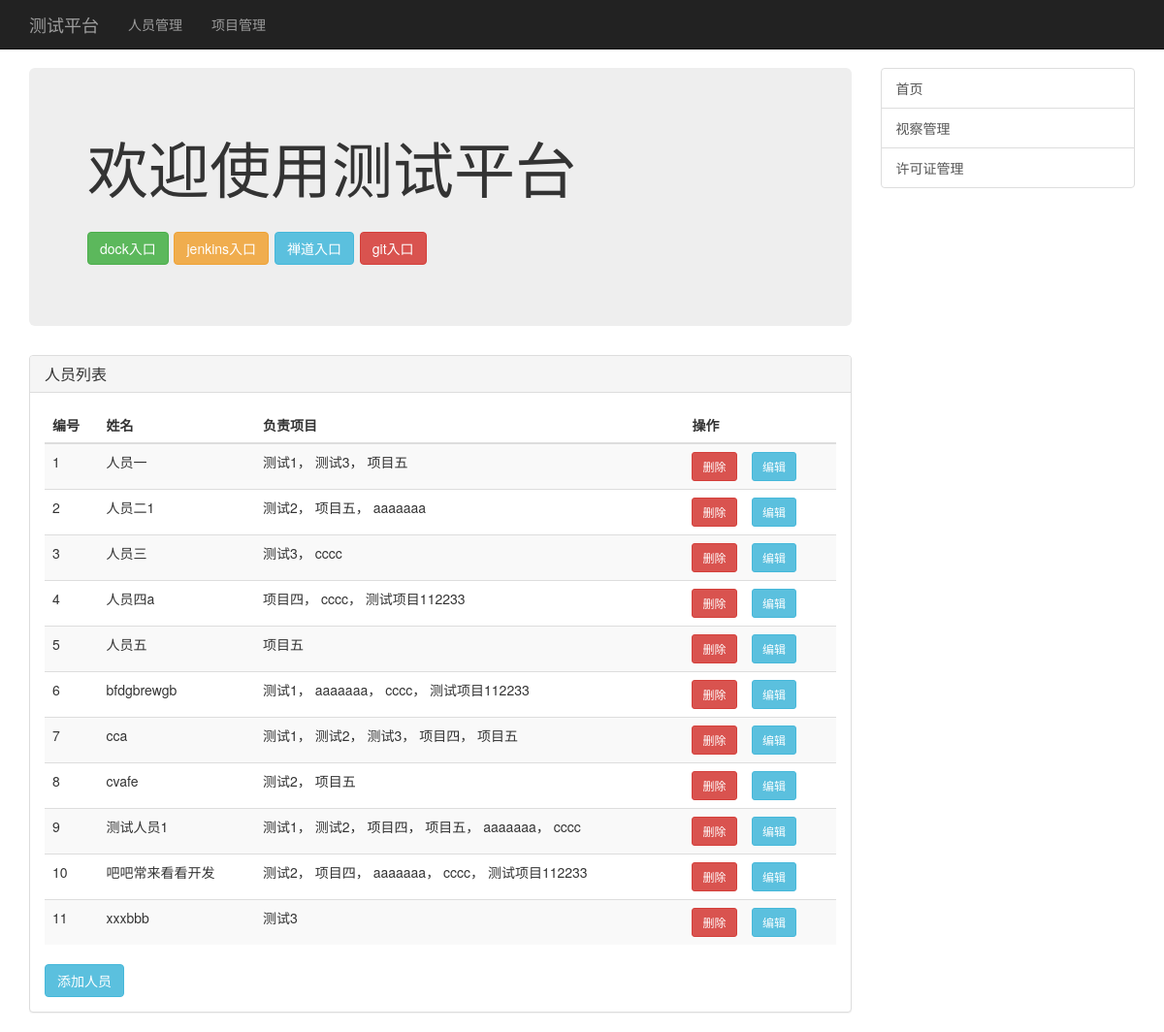
Page /person/index/ on the committed database.
### Person/models.py (models this page shows)
class Person(models.Model):
    person_name = models.CharField(max_length=16)           #人员
    person_is_del = models.BooleanField(default=False)      #逻辑删除
    person_project = models.ManyToManyField('Project.Project')  #多对对关系，关联项目表

### Project/models.py (models this page shows)
class Project(models.Model):
    project_name = models.CharField(max_length=128)
    project_is_del = models.BooleanField(default=False)

### Person/views.py (the view)
# urls.py: path('index/',views.index,name='index'),
def index(request):
    persons = models.Person.objects.filter(person_is_del=False)
    return render(request,'person/person_list.html',context=locals())

### templates/person/person_list.html (shortened to what this page needs)
{% extends 'person/person_base.html' %}
{% block tabletitle %}
    人员列表
{% endblock %}
{% block table_person %}
    <table class="table table-striped table-hover">
        <thead>
        <tr>
            <th>编号</th>
            <th>姓名</th>
            <th>负责项目</th>
            <th>操作</th>
        </tr>
        </thead>
        <tbody>
        {% for person in persons %}
            <tr>
                <td>{{ forloop.counter }}</td>
                <td>{{ person.person_name }}</td>
                <td>
                    {% for person_project in person.person_project.all %}
                        {% if not person_project.project_is_del  %}
                        {% if forloop.last %}
                            {{ person_project.project_name }}
                        {% else %}
                            {{ person_project.project_name }}，
                        {% endif %}
                        {% endif %}
                    {% endfor %}
                </td>
                <td>
                    <a href="{% url 'person:person_del' %}?pk={{ person.pk }}" class="btn btn-danger btn-sm">删除</a>
                    <a href="{% url 'person:person_edit' %}?pk={{ person.pk }}" class="btn btn-info btn-sm">编辑</a>
                </td>
            </tr>
        {% endfor %}
        </tbody>
    </table>
    <a href="{% url 'person:person_add' %}" class="btn btn-info">添加人员</a>
{% endblock %}

### static/css/dsb.css (style rules this page uses)
html, body { overflow-x: hidden; }
body { padding-top: 70px; }

### rows in the picture
Person: person_name "人员一"
Project: project_name "测试1"
Project: project_name "测试3"
Project: project_name "项目五"
Person: person_name "人员二1"
Project: project_name "测试2"
Project: project_name "aaaaaaa"
Person: person_name "人员三"
Project: project_name "cccc"
Person: person_name "人员四a"
Project: project_name "项目四"
Project: project_name "测试项目112233"
Person: person_name "人员五"
Person: person_name "bfdgbrewgb"
Person: person_name "cca"
Person: person_name "cvafe"
Person: person_name "测试人员1"
Person: person_name "吧吧常来看看开发"
Person: person_name "xxxbbb"
